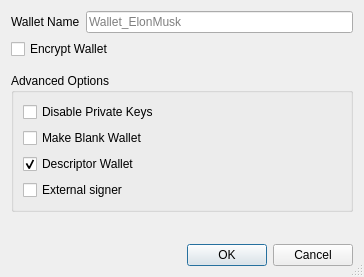
<?xml version="1.0" encoding="UTF-8"?>
<ui version="4.0">
 <class>CreateWalletDialog</class>
 <widget class="QDialog" name="CreateWalletDialog">
  <property name="geometry">
   <rect>
    <x>0</x>
    <y>0</y>
    <width>364</width>
    <height>277</height>
   </rect>
  </property>
  <property name="windowTitle">
   <string>Create Wallet</string>
  </property>
  <property name="sizeGripEnabled">
   <bool>true</bool>
  </property>
  <layout class="QVBoxLayout" name="verticalLayout">
   <item>
    <layout class="QHBoxLayout" name="horizontalLayout">
     <item>
      <widget class="QLabel" name="wallet_name_label">
       <property name="text">
        <string>Wallet Name</string>
       </property>
      </widget>
     </item>
     <item>
      <widget class="QLineEdit" name="wallet_name_line_edit">
       <property name="minimumSize">
        <size>
         <width>262</width>
         <height>0</height>
        </size>
       </property>
       <property name="placeholderText">
        <string>Wallet_ElonMusk</string>
       </property>
      </widget>
     </item>
    </layout>
   </item>
   <item>
    <widget class="QCheckBox" name="encrypt_wallet_checkbox">
     <property name="toolTip">
      <string>Encrypt the wallet. The wallet will be encrypted with a passphrase of your choice.</string>
     </property>
     <property name="text">
      <string>Encrypt Wallet</string>
     </property>
     <property name="checked">
      <bool>false</bool>
     </property>
    </widget>
   </item>
   <item>
    <spacer name="verticalSpacer_1">
     <property name="orientation">
      <enum>Qt::Vertical</enum>
     </property>
     <property name="sizeType">
      <enum>QSizePolicy::Fixed</enum>
     </property>
     <property name="sizeHint" stdset="0">
      <size>
       <width>20</width>
       <height>8</height>
      </size>
     </property>
    </spacer>
   </item>
   <item>
    <widget class="QGroupBox" name="groupBox">
     <property name="title">
      <string>Advanced Options</string>
     </property>
     <layout class="QVBoxLayout" name="verticalLayout_groupbox">
      <item>
       <widget class="QCheckBox" name="disable_privkeys_checkbox">
        <property name="enabled">
         <bool>true</bool>
        </property>
        <property name="toolTip">
         <string>Disable private keys for this wallet. Wallets with private keys disabled will have no private keys and cannot have an HD seed or imported private keys. This is ideal for watch-only wallets.</string>
        </property>
        <property name="text">
         <string>Disable Private Keys</string>
        </property>
       </widget>
      </item>
      <item>
       <widget class="QCheckBox" name="blank_wallet_checkbox">
        <property name="toolTip">
         <string>Make a blank wallet. Blank wallets do not initially have private keys or scripts. Private keys and addresses can be imported, or an HD seed can be set, at a later time.</string>
        </property>
        <property name="text">
         <string>Make Blank Wallet</string>
        </property>
       </widget>
      </item>
      <item>
       <widget class="QCheckBox" name="descriptor_checkbox">
        <property name="toolTip">
         <string>Use descriptors for scriptPubKey management</string>
        </property>
        <property name="text">
         <string>Descriptor Wallet</string>
        </property>
        <property name="checked">
         <bool>true</bool>
        </property>
       </widget>
      </item>
      <item>
       <widget class="QCheckBox" name="external_signer_checkbox">
        <property name="toolTip">
         <string>Use an external signing device such as a hardware wallet. Configure the external signer script in wallet preferences first.</string>
        </property>
        <property name="text">
         <string>External signer</string>
        </property>
       </widget>
      </item>
     </layout>
    </widget>
   </item>
   <item>
    <spacer name="verticalSpacer_2">
     <property name="orientation">
      <enum>Qt::Vertical</enum>
     </property>
     <property name="sizeHint" stdset="0">
      <size>
       <width>20</width>
       <height>0</height>
      </size>
     </property>
    </spacer>
   </item>
   <item>
    <widget class="QDialogButtonBox" name="buttonBox">
     <property name="orientation">
      <enum>Qt::Horizontal</enum>
     </property>
     <property name="standardButtons">
      <set>QDialogButtonBox::Cancel|QDialogButtonBox::Ok</set>
     </property>
    </widget>
   </item>
  </layout>
 </widget>
 <tabstops>
  <tabstop>wallet_name_line_edit</tabstop>
  <tabstop>encrypt_wallet_checkbox</tabstop>
  <tabstop>disable_privkeys_checkbox</tabstop>
  <tabstop>blank_wallet_checkbox</tabstop>
  <tabstop>descriptor_checkbox</tabstop>
  <tabstop>external_signer_checkbox</tabstop>
 </tabstops>
 <resources/>
 <connections>
  <connection>
   <sender>buttonBox</sender>
   <signal>accepted()</signal>
   <receiver>CreateWalletDialog</receiver>
   <slot>accept()</slot>
   <hints>
    <hint type="sourcelabel">
     <x>248</x>
     <y>254</y>
    </hint>
    <hint type="destinationlabel">
     <x>157</x>
     <y>274</y>
    </hint>
   </hints>
  </connection>
  <connection>
   <sender>buttonBox</sender>
   <signal>rejected()</signal>
   <receiver>CreateWalletDialog</receiver>
   <slot>reject()</slot>
   <hints>
    <hint type="sourcelabel">
     <x>316</x>
     <y>260</y>
    </hint>
    <hint type="destinationlabel">
     <x>286</x>
     <y>274</y>
    </hint>
   </hints>
  </connection>
 </connections>
</ui>
